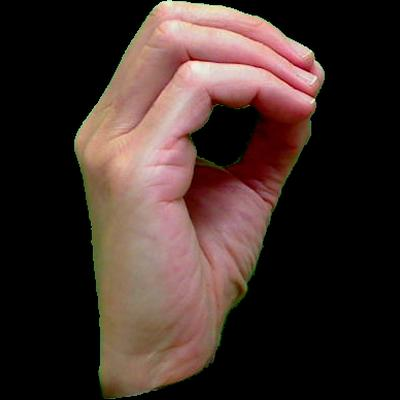
#> input picture SignSpeak/asl_dataset/0/hand1_0_top_seg_1_cropped.jpeg, 400 x 400 px; its folder holds only this picture in this run
$ python dataset.py
#> lines starting #> are read from the running program, lines starting #| are printed output that depends on the picture
# hand_dataset_collector.py

import cv2
import os
import numpy as np

dataset_dir = '../asl_dataset'  # Path to your downloaded dataset

# Function to preprocess dataset
def preprocess_dataset():
    gestures = os.listdir(dataset_dir)
    images = []
    labels = []

    for gesture in gestures:
        gesture_dir = os.path.join(dataset_dir, gesture)
        if os.path.isdir(gesture_dir):
            for image_name in os.listdir(gesture_dir):
                img_path = os.path.join(gesture_dir, image_name)
                img = cv2.imread(img_path)
#> img is the input picture: shape (400, 400, 3); mean B, G, R 41.4, 46.1, 62.8

                # Resize image to uniform size (128x128)
                img_resized = cv2.resize(img, (128, 128))
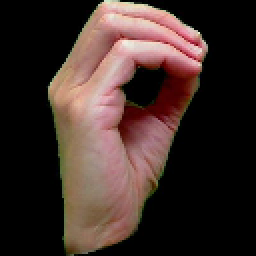
#> img_resized: shape (128, 128, 3) (shown 2 times larger); mean B, G, R 41.4, 46, 62.8

                # Normalize image
                img_normalized = img_resized.astype("float32") / 255.0

                # Append image and its label
                images.append(img_normalized)
                labels.append(gesture)  # Gesture as label

    # Convert lists to numpy arrays
    images = np.array(images)
    labels = np.array(labels)

    # Print some information about the dataset
    print(f"Total number of gestures: {len(gestures)}")
    print(f"Total number of images: {len(images)}")
#| Total number of images: 2
    print(f"Image shape: {images.shape[1:]}")  # (128, 128, 3)
#| Image shape: (128, 128, 3)
    print(f"Unique gestures in dataset: {np.unique(labels)}")

    return images, labels

# Call the function to check dataset
images, labels = preprocess_dataset()
